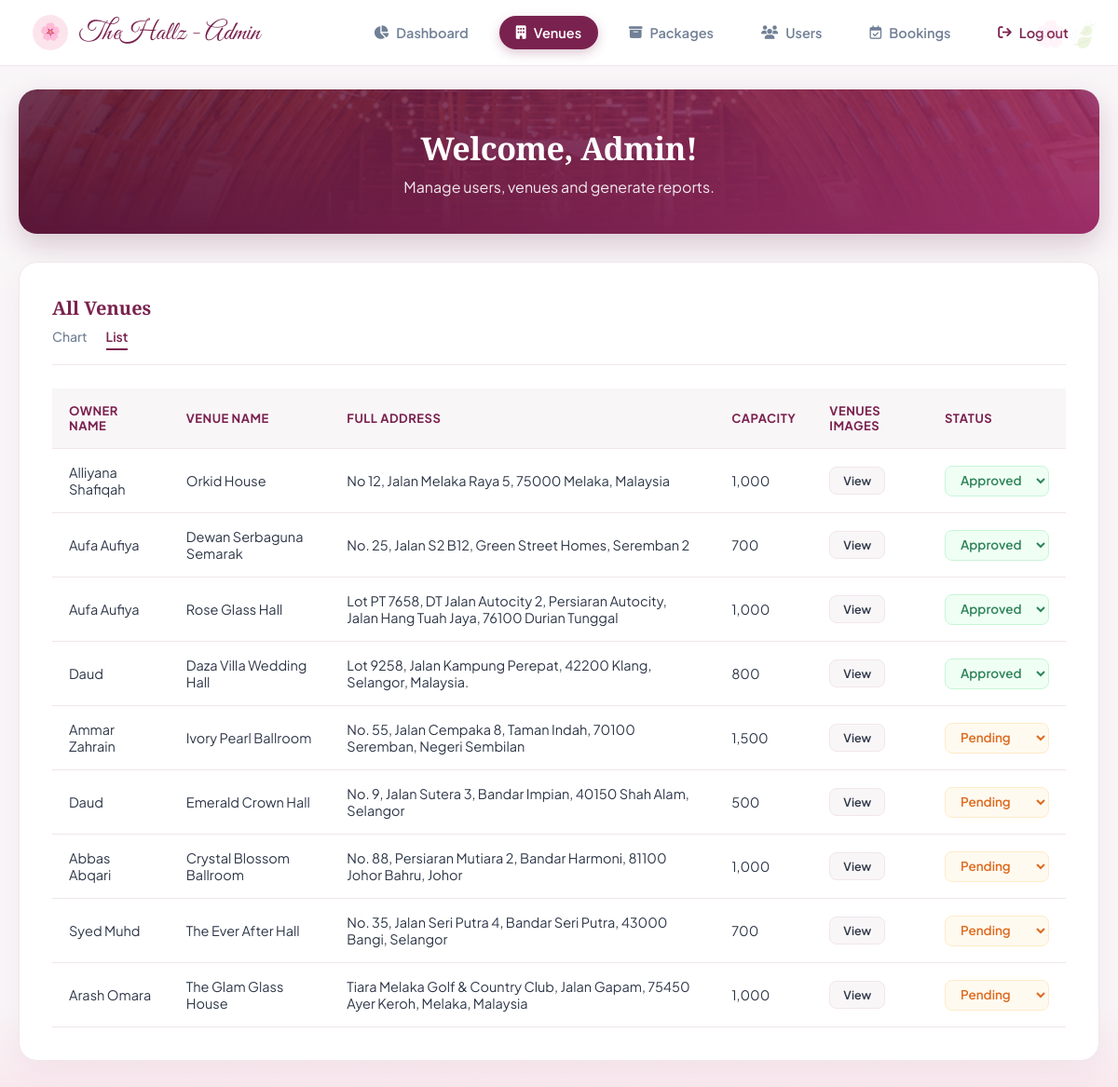
Screenshot of /Admin/admin_venues.php with the database file from the repository.
### tables this page shows
CREATE TABLE `venue` (
  `venue_id` int(11) NOT NULL,
  `venue_name` varchar(100) NOT NULL,
  `venue_location` varchar(255) NOT NULL,
  `venue_capacity` int(11) NOT NULL,
  `venue_price` decimal(10,2) NOT NULL,
  `venue_desc` text NOT NULL,
  `owner_id` int(11) NOT NULL,
  `venue_image` text NOT NULL,
  `admin_id` int(11) DEFAULT NULL,
  `venue_status` enum('Pending','Approved','Rejected') NOT NULL DEFAULT 'Pending'
);

CREATE TABLE `venue_owner` (
  `owner_id` int(11) NOT NULL,
  `owner_name` varchar(100) NOT NULL,
  `owner_email` varchar(100) NOT NULL,
  `owner_phonenum` varchar(20) NOT NULL,
  `owner_password` varchar(255) NOT NULL,
  `owner_role` varchar(20) NOT NULL,
  `owner_status` varchar(20) NOT NULL
);

### Admin/admin_venues.php (the view, shortened to what this page needs)
<?php
include('db_connection.php');
$query = "SELECT v.*, vo.owner_name, a.admin_id
          FROM venue v
          LEFT JOIN venue_owner vo ON v.owner_id = vo.owner_id
          LEFT JOIN admin a ON v.admin_id = a.admin_id";
$result = mysqli_query($conn, $query);
?>
<!DOCTYPE html>
<html lang="en">
<head>
    <link rel="stylesheet" href="https://cdnjs.cloudflare.com/ajax/libs/font-awesome/6.4.0/css/all.min.css">
</head>
<body>
<div class="container">
    <div class="header">
        <div class="logo-area">TheHallz - Admin</div>
        <div class="nav-links">
            <a href="admin_dashboard.php"><i class="fa-solid fa-chart-pie"></i> Dashboard</a>
            <a href="admin_venues.php" class="active"><i class="fa-solid fa-building"></i> Venues</a>
            <a href="admin_packages.php"><i class="fa-solid fa-box-archive"></i> Packages</a>
            <a href="admin_users.php"><i class="fa-solid fa-users"></i> Users</a>
            <a href="admin_bookings.php"><i class="fa-regular fa-calendar-check"></i> Bookings</a>
            <a class="logout" onclick="openModal('modal-logout-confirmation', this)"><i class="fa-solid fa-arrow-right-from-bracket"></i> Log out</a>
        </div>
    </div>
    <div class="welcome-banner">
        <h2>Welcome, Admin!</h2>
        <p>Manage users, venues and generate reports.</p>
    </div>
    <div class="content-section" style="display: block;">
        <div class="section-header">
            <div class="section-title-container">
                <div class="title-inline-container">
                    <h3>All Venues</h3>
                </div>
                <div class="sub-nav">
                    <span id="sub-chart" onclick="toggleView('chart')">Chart</span>
                    <span id="sub-list" class="active-sub" onclick="toggleView('list')">List</span>
                </div>
            </div>
        </div>
        <div id="view-list" style="display: block;">
            <table id="table-venues">
                <thead>
                    <tr>
                         <th>Owner Name</th>
                        <th>Venue Name</th>
                        <th>Full Address</th>
                        <th>Capacity</th>
                         <th>Venues Images</th>
                        <th>Status</th>
                    </tr>
                </thead>
                 <tbody>
                    <?php
                    if (mysqli_num_rows($result) > 0) {
                         while ($row = mysqli_fetch_assoc($result)) {
                            $venue_id = $row['venue_id'];
                            $owner_name = htmlspecialchars($row['owner_name']);
                            $venue_name = htmlspecialchars($row['venue_name']);
                            $venue_location = htmlspecialchars($row['venue_location']);
                            $venue_capacity = number_format($row['venue_capacity']);
                            $venue_image = htmlspecialchars($row['venue_image']);
                            $venue_status = isset($row['venue_status']) ? strtolower($row['venue_status']) : 'pending';
if ($venue_status == 'rejected') {
    $status_class = 'select-rejected';
} elseif ($venue_status == 'pending') {
    $status_class = 'select-pending';
} else {
    $status_class = 'select-approved';
}
                    ?>
                    <tr data-package="basic">
                        <td><?php echo $owner_name; ?></td>
                        <td><?php echo $venue_name; ?></td>
                        <td><?php echo $venue_location; ?></td>
                        <td><?php echo $venue_capacity; ?></td>
                        <td>
                            <button class="btn-view" onclick="openImageModal(['images/<?php echo $venue_image; ?>'], '<?php echo $venue_name; ?>')">View</button>
                        </td>
                        <td>
                             <form action="" method="POST" id="form-status-<?php echo $venue_id; ?>" style="margin:0; padding:0;">
                               <select name="action_admin" class="package-select <?php echo $status_class; ?>" style="font-weight: 600;" onchange="submitStatusForm('<?php echo $venue_id; ?>', this)">
                                    <option value="pending" class="select-pending" <?php if($venue_status == 'pending') echo 'selected'; ?>>Pending</option>
                                    <option value="approved" class="select-approved" <?php if($venue_status == 'approved') echo 'selected'; ?>>Approved</option>
                                </select>
                            </form>
                        </td>
                    </tr>
                    <?php
                         }
                    } else {
                        echo "<tr><td colspan='6' style='text-align:center;'>No venues found in database.</td></tr>";
                    }
                    ?>
                </tbody>
            </table>
        </div>
    </div>
</div>
</body>
</html>

### rows the page displays
venue: owner.owner_name "Alliyana Shafiqah", venue_name "Orkid House", venue_location "No 12, Jalan Melaka Raya 5, 75000 Melaka, Malaysia", venue_capacity "1,000", action_admin "Approved"
venue: owner.owner_name "Aufa Aufiya", venue_name "Dewan Serbaguna Semarak", venue_location "No. 25, Jalan S2 B12, Green Street Homes, Seremban 2", venue_capacity "700", action_admin "Approved"
venue: owner.owner_name "Aufa Aufiya", venue_name "Rose Glass Hall", venue_location "Lot PT 7658, DT Jalan Autocity 2, Persiaran Autocity, Jalan Hang Tuah Jaya, 76100 Durian Tunggal", venue_capacity "1,000", action_admin "Approved"
venue: owner.owner_name "Daud", venue_name "Daza Villa Wedding Hall", venue_location "Lot 9258, Jalan Kampung Perepat, 42200 Klang, Selangor, Malaysia.", venue_capacity "800", action_admin "Approved"
venue: owner.owner_name "Ammar Zahrain", venue_name "Ivory Pearl Ballroom", venue_location "No. 55, Jalan Cempaka 8, Taman Indah, 70100 Seremban, Negeri Sembilan", venue_capacity "1,500", action_admin "Pending"
venue: owner.owner_name "Daud", venue_name "Emerald Crown Hall", venue_location "No. 9, Jalan Sutera 3, Bandar Impian, 40150 Shah Alam, Selangor", venue_capacity "500", action_admin "Pending"
venue: owner.owner_name "Abbas Abqari", venue_name "Crystal Blossom Ballroom", venue_location "No. 88, Persiaran Mutiara 2, Bandar Harmoni, 81100 Johor Bahru, Johor", venue_capacity "1,000", action_admin "Pending"
venue: owner.owner_name "Syed Muhd", venue_name "The Ever After Hall", venue_location "No. 35, Jalan Seri Putra 4, Bandar Seri Putra, 43000 Bangi, Selangor", venue_capacity "700", action_admin "Pending"
venue: owner.owner_name "Arash Omara", venue_name "The Glam Glass House", venue_location "Tiara Melaka Golf & Country Club, Jalan Gapam, 75450 Ayer Keroh, Melaka, Malaysia", venue_capacity "1,000", action_admin "Pending"
